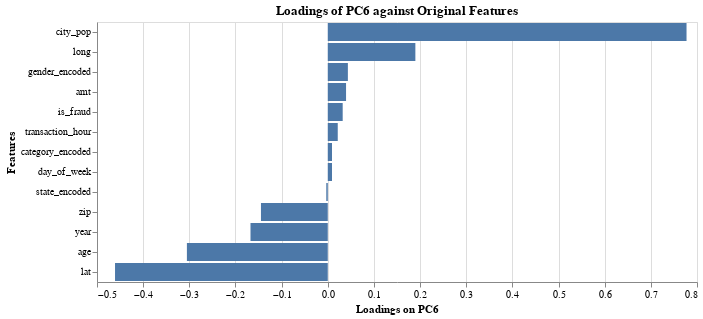

The notebook cell this image was saved under:
### Code cell
# Create the horizontal bar chart
horizontal_bar_chart_pc6 = alt.Chart(loadings_df).mark_bar().encode(
    x=alt.X('PC6:Q', title='Loadings on PC6'),
    y=alt.Y('feature_names:N', title='Features', sort='-x')
).properties(
    title='Loadings of PC6 against Original Features',
    width=600
)

horizontal_bar_chart_pc6

### Figure 1 — Vega-Lite specification as saved in the notebook (floating-point values rounded to 4 significant figures)
{"config": {"view": {"continuousWidth": 400, "continuousHeight": 300}}, "data": {"name": "data-16d234ee1b5a179fbcaf2b7e974fd760"}, "mark": "bar", "encoding": {"x": {"field": "PC6", "title": "Loadings on PC6", "type": "quantitative"}, "y": {"field": "feature_names", "sort": "-x", "title": "Features", "type": "nominal"}}, "title": "Loadings of PC6 against Original Features", "width": 600, "$schema": "https://vega.github.io/schema/vega-lite/v4.17.0.json", "datasets": {"data-16d234ee1b5a179fbcaf2b7e974fd760": [{"feature_names": "amt", "PC1": 9.947e-05, "PC2": -0.001209, "PC3": -0.006958, "PC4": 0.1032, "PC5": 0.6643, "PC6": 0.03961, "PC7": 0.1292, "PC8": 0.07638, "PC9": 0.7226, "PC10": 0.02636, "PC11": -0.000517, "PC12": 0.03157, "PC13": 0.002036}, {"feature_names": "is_fraud", "PC1": 5.097e-05, "PC2": 0.002505, "PC3": -0.00261, "PC4": 0.04856, "PC5": 0.7374, "PC6": 0.03233, "PC7": -0.1184, "PC8": -0.0947, "PC9": -0.6541, "PC10": -0.02954, "PC11": 0.03408, "PC12": -0.003839, "PC13": 0.00066}, {"feature_names": "zip", "PC1": -0.0176, "PC2": -0.0001538, "PC3": 0.6896, "PC4": 0.07483, "PC5": 0.005438, "PC6": -0.1447, "PC7": 0.009295, "PC8": 0.004539, "PC9": -0.004217, "PC10": 0.07792, "PC11": 0.01122, "PC12": 0.002485, "PC13": -0.7008}, {"feature_names": "lat", "PC1": 0.01375, "PC2": 0.001083, "PC3": -0.2261, "PC4": -0.02555, "PC5": 0.03299, "PC6": -0.4609, "PC7": 0.212, "PC8": 0.2883, "PC9": -0.1012, "PC10": 0.7706, "PC11": 0.009113, "PC12": 0.02913, "PC13": -0.03888}, {"feature_names": "long", "PC1": 0.0222, "PC2": 0.0005428, "PC3": -0.6633, "PC4": -0.06995, "PC5": -0.005927, "PC6": 0.1898, "PC7": -0.02555, "PC8": -0.02551, "PC9": 0.01182, "PC10": -0.101, "PC11": -0.01013, "PC12": -0.005228, "PC13": -0.7119}, {"feature_names": "city_pop", "PC1": 0.003327, "PC2": -0.0006654, "PC3": 0.1226, "PC4": -0.01482, "PC5": -0.03689, "PC6": 0.7773, "PC7": -0.1227, "PC8": -0.1313, "PC9": 0.009838, "PC10": 0.5881, "PC11": -0.003886, "PC12": -0.02157, "PC13": 0.02088}, {"feature_names": "day_of_week", "PC1": -0.0001442, "PC2": 0.006461, "PC3": 0.01766, "PC4": -0.2171, "PC5": 0.01277, "PC6": 0.009121, "PC7": 0.7686, "PC8": -0.5976, "PC9": -0.05605, "PC10": 0.007593, "PC11": -0.03355, "PC12": 0.01118, "PC13": -0.0005771}, {"feature_names": "year", "PC1": -0.0004742, "PC2": 0.04423, "PC3": 0.03753, "PC4": -0.6106, "PC5": 0.0857, "PC6": -0.1674, "PC7": -0.3511, "PC8": -0.2013, "PC9": 0.09884, "PC10": 0.07939, "PC11": -0.6391, "PC12": -0.002619, "PC13": -0.0009919}, {"feature_names": "age", "PC1": -0.0004777, "PC2": -0.001623, "PC3": -0.1103, "PC4": 0.3158, "PC5": -0.0391, "PC6": -0.3052, "PC7": -0.4248, "PC8": -0.6953, "PC9": 0.1473, "PC10": 0.1889, "PC11": 0.2648, "PC12": 0.0448, "PC13": 0.002347}, {"feature_names": "transaction_hour", "PC1": 0.0001987, "PC2": -0.05325, "PC3": -0.05833, "PC4": 0.6718, "PC5": -0.05542, "PC6": 0.02163, "PC7": 0.1176, "PC8": -0.04943, "PC9": -0.06346, "PC10": 0.006807, "PC11": -0.7201, "PC12": 0.001376, "PC13": 0.0002915}, {"feature_names": "category_encoded", "PC1": 0.0002938, "PC2": 0.9976, "PC3": -0.004211, "PC4": 0.06481, "PC5": -0.008121, "PC6": 0.009157, "PC7": 0.01631, "PC8": 0.009115, "PC9": -0.004714, "PC10": -0.003298, "PC11": -0.009624, "PC12": 0.006514, "PC13": 0.0004009}, {"feature_names": "gender_encoded", "PC1": -0.001152, "PC2": -0.006318, "PC3": 0.009201, "PC4": -0.01791, "PC5": -0.01802, "PC6": 0.04357, "PC7": -0.004268, "PC8": 0.02322, "PC9": -0.02775, "PC10": -0.01979, "PC11": -0.01242, "PC12": 0.9977, "PC13": -0.0005682}, {"feature_names": "state_encoded", "PC1": 0.9995, "PC2": -0.0002962, "PC3": 0.02957, "PC4": 0.002916, "PC5": -0.000191, "PC6": -0.003196, "PC7": -0.002076, "PC8": -0.003366, "PC9": 0.001076, "PC10": -0.00884, "PC11": 0.0002586, "PC12": 0.0009976, "PC13": 0.00394}]}}
